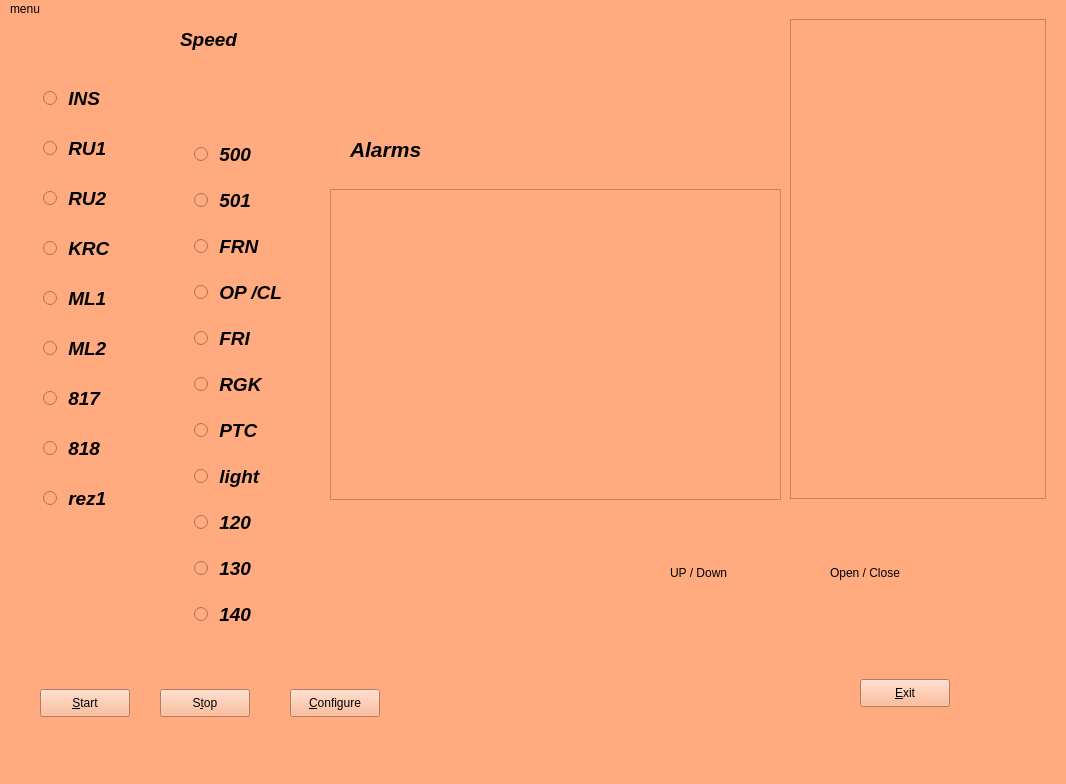
<?xml version="1.0" encoding="UTF-8"?>
<ui version="4.0">
 <class>MainWindow</class>
 <widget class="QMainWindow" name="MainWindow">
  <property name="geometry">
   <rect>
    <x>0</x>
    <y>0</y>
    <width>1066</width>
    <height>784</height>
   </rect>
  </property>
  <property name="windowTitle">
   <string>MainWindow</string>
  </property>
  <property name="autoFillBackground">
   <bool>false</bool>
  </property>
  <property name="styleSheet">
   <string notr="true">background:rgb(255, 170, 127)</string>
  </property>
  <widget class="QWidget" name="centralwidget">
   <widget class="QWidget" name="gridLayoutWidget">
    <property name="geometry">
     <rect>
      <x>-1</x>
      <y>50</y>
      <width>161</width>
      <height>461</height>
     </rect>
    </property>
    <property name="sizePolicy">
     <sizepolicy hsizetype="Fixed" vsizetype="Fixed">
      <horstretch>0</horstretch>
      <verstretch>0</verstretch>
     </sizepolicy>
    </property>
    <property name="font">
     <font>
      <pointsize>14</pointsize>
      <weight>75</weight>
      <italic>true</italic>
      <bold>true</bold>
     </font>
    </property>
    <layout class="QGridLayout" name="gridLayout">
     <item row="8" column="0">
      <widget class="QRadioButton" name="radioButton_krc">
       <property name="sizePolicy">
        <sizepolicy hsizetype="Fixed" vsizetype="Fixed">
         <horstretch>0</horstretch>
         <verstretch>0</verstretch>
        </sizepolicy>
       </property>
       <property name="font">
        <font>
         <pointsize>14</pointsize>
         <weight>75</weight>
         <italic>true</italic>
         <bold>true</bold>
        </font>
       </property>
       <property name="text">
        <string> KRC</string>
       </property>
       <property name="autoExclusive">
        <bool>false</bool>
       </property>
      </widget>
     </item>
     <item row="9" column="0">
      <widget class="QRadioButton" name="radioButton_ml1">
       <property name="sizePolicy">
        <sizepolicy hsizetype="Fixed" vsizetype="Fixed">
         <horstretch>0</horstretch>
         <verstretch>0</verstretch>
        </sizepolicy>
       </property>
       <property name="font">
        <font>
         <pointsize>14</pointsize>
         <weight>75</weight>
         <italic>true</italic>
         <bold>true</bold>
        </font>
       </property>
       <property name="text">
        <string> ML1</string>
       </property>
       <property name="autoExclusive">
        <bool>false</bool>
       </property>
      </widget>
     </item>
     <item row="2" column="0">
      <widget class="QRadioButton" name="radioButton_ins">
       <property name="sizePolicy">
        <sizepolicy hsizetype="Fixed" vsizetype="Fixed">
         <horstretch>0</horstretch>
         <verstretch>0</verstretch>
        </sizepolicy>
       </property>
       <property name="font">
        <font>
         <pointsize>14</pointsize>
         <weight>75</weight>
         <italic>true</italic>
         <bold>true</bold>
        </font>
       </property>
       <property name="text">
        <string> INS</string>
       </property>
       <property name="autoExclusive">
        <bool>false</bool>
       </property>
      </widget>
     </item>
     <item row="11" column="0">
      <widget class="QRadioButton" name="radioButton_817">
       <property name="sizePolicy">
        <sizepolicy hsizetype="Fixed" vsizetype="Fixed">
         <horstretch>0</horstretch>
         <verstretch>0</verstretch>
        </sizepolicy>
       </property>
       <property name="font">
        <font>
         <pointsize>14</pointsize>
         <weight>75</weight>
         <italic>true</italic>
         <bold>true</bold>
        </font>
       </property>
       <property name="text">
        <string> 817</string>
       </property>
       <property name="autoExclusive">
        <bool>false</bool>
       </property>
      </widget>
     </item>
     <item row="5" column="0">
      <widget class="QRadioButton" name="radioButton_ru1">
       <property name="sizePolicy">
        <sizepolicy hsizetype="Fixed" vsizetype="Fixed">
         <horstretch>0</horstretch>
         <verstretch>0</verstretch>
        </sizepolicy>
       </property>
       <property name="font">
        <font>
         <pointsize>14</pointsize>
         <weight>75</weight>
         <italic>true</italic>
         <bold>true</bold>
        </font>
       </property>
       <property name="text">
        <string> RU1</string>
       </property>
       <property name="autoExclusive">
        <bool>false</bool>
       </property>
      </widget>
     </item>
     <item row="10" column="0">
      <widget class="QRadioButton" name="radioButton_ml2">
       <property name="sizePolicy">
        <sizepolicy hsizetype="Fixed" vsizetype="Fixed">
         <horstretch>0</horstretch>
         <verstretch>0</verstretch>
        </sizepolicy>
       </property>
       <property name="font">
        <font>
         <pointsize>14</pointsize>
         <weight>75</weight>
         <italic>true</italic>
         <bold>true</bold>
        </font>
       </property>
       <property name="text">
        <string> ML2</string>
       </property>
       <property name="autoExclusive">
        <bool>false</bool>
       </property>
      </widget>
     </item>
     <item row="12" column="0">
      <widget class="QRadioButton" name="radioButton_818">
       <property name="sizePolicy">
        <sizepolicy hsizetype="Fixed" vsizetype="Fixed">
         <horstretch>0</horstretch>
         <verstretch>0</verstretch>
        </sizepolicy>
       </property>
       <property name="font">
        <font>
         <pointsize>14</pointsize>
         <weight>75</weight>
         <italic>true</italic>
         <bold>true</bold>
        </font>
       </property>
       <property name="text">
        <string> 818</string>
       </property>
       <property name="autoExclusive">
        <bool>false</bool>
       </property>
      </widget>
     </item>
     <item row="6" column="0">
      <widget class="QRadioButton" name="radioButton_ru2">
       <property name="sizePolicy">
        <sizepolicy hsizetype="Fixed" vsizetype="Fixed">
         <horstretch>0</horstretch>
         <verstretch>0</verstretch>
        </sizepolicy>
       </property>
       <property name="font">
        <font>
         <pointsize>14</pointsize>
         <weight>75</weight>
         <italic>true</italic>
         <bold>true</bold>
        </font>
       </property>
       <property name="text">
        <string> RU2</string>
       </property>
       <property name="autoExclusive">
        <bool>false</bool>
       </property>
      </widget>
     </item>
     <item row="13" column="0">
      <widget class="QRadioButton" name="radioButton_rez1">
       <property name="sizePolicy">
        <sizepolicy hsizetype="Fixed" vsizetype="Fixed">
         <horstretch>0</horstretch>
         <verstretch>0</verstretch>
        </sizepolicy>
       </property>
       <property name="font">
        <font>
         <pointsize>14</pointsize>
         <weight>75</weight>
         <italic>true</italic>
         <bold>true</bold>
        </font>
       </property>
       <property name="text">
        <string> rez1</string>
       </property>
       <property name="autoExclusive">
        <bool>false</bool>
       </property>
      </widget>
     </item>
    </layout>
   </widget>
   <widget class="QWidget" name="gridLayoutWidget_2">
    <property name="geometry">
     <rect>
      <x>160</x>
      <y>110</y>
      <width>161</width>
      <height>521</height>
     </rect>
    </property>
    <property name="sizePolicy">
     <sizepolicy hsizetype="Fixed" vsizetype="Fixed">
      <horstretch>0</horstretch>
      <verstretch>0</verstretch>
     </sizepolicy>
    </property>
    <property name="font">
     <font>
      <pointsize>14</pointsize>
      <weight>75</weight>
      <italic>true</italic>
      <bold>true</bold>
     </font>
    </property>
    <layout class="QGridLayout" name="gridLayout_2">
     <item row="11" column="0">
      <widget class="QRadioButton" name="radioButton_ptc">
       <property name="sizePolicy">
        <sizepolicy hsizetype="Fixed" vsizetype="Fixed">
         <horstretch>0</horstretch>
         <verstretch>0</verstretch>
        </sizepolicy>
       </property>
       <property name="font">
        <font>
         <pointsize>14</pointsize>
         <weight>75</weight>
         <italic>true</italic>
         <bold>true</bold>
        </font>
       </property>
       <property name="text">
        <string> PTC</string>
       </property>
       <property name="autoExclusive">
        <bool>false</bool>
       </property>
      </widget>
     </item>
     <item row="13" column="0">
      <widget class="QRadioButton" name="radioButton_120">
       <property name="sizePolicy">
        <sizepolicy hsizetype="Fixed" vsizetype="Fixed">
         <horstretch>0</horstretch>
         <verstretch>0</verstretch>
        </sizepolicy>
       </property>
       <property name="font">
        <font>
         <pointsize>14</pointsize>
         <weight>75</weight>
         <italic>true</italic>
         <bold>true</bold>
        </font>
       </property>
       <property name="text">
        <string> 120</string>
       </property>
       <property name="autoExclusive">
        <bool>false</bool>
       </property>
      </widget>
     </item>
     <item row="8" column="0">
      <widget class="QRadioButton" name="radioButton_opcl">
       <property name="sizePolicy">
        <sizepolicy hsizetype="Fixed" vsizetype="Fixed">
         <horstretch>0</horstretch>
         <verstretch>0</verstretch>
        </sizepolicy>
       </property>
       <property name="font">
        <font>
         <pointsize>14</pointsize>
         <weight>75</weight>
         <italic>true</italic>
         <bold>true</bold>
        </font>
       </property>
       <property name="text">
        <string> OP /CL</string>
       </property>
       <property name="autoExclusive">
        <bool>false</bool>
       </property>
      </widget>
     </item>
     <item row="1" column="0">
      <widget class="QRadioButton" name="radioButton_500">
       <property name="sizePolicy">
        <sizepolicy hsizetype="Fixed" vsizetype="Fixed">
         <horstretch>0</horstretch>
         <verstretch>0</verstretch>
        </sizepolicy>
       </property>
       <property name="font">
        <font>
         <pointsize>14</pointsize>
         <weight>75</weight>
         <italic>true</italic>
         <bold>true</bold>
        </font>
       </property>
       <property name="text">
        <string> 500</string>
       </property>
       <property name="autoExclusive">
        <bool>false</bool>
       </property>
      </widget>
     </item>
     <item row="10" column="0">
      <widget class="QRadioButton" name="radioButton_rgk">
       <property name="sizePolicy">
        <sizepolicy hsizetype="Fixed" vsizetype="Fixed">
         <horstretch>0</horstretch>
         <verstretch>0</verstretch>
        </sizepolicy>
       </property>
       <property name="font">
        <font>
         <pointsize>14</pointsize>
         <weight>75</weight>
         <italic>true</italic>
         <bold>true</bold>
        </font>
       </property>
       <property name="text">
        <string> RGK</string>
       </property>
       <property name="autoExclusive">
        <bool>false</bool>
       </property>
      </widget>
     </item>
     <item row="9" column="0">
      <widget class="QRadioButton" name="radioButton_fri">
       <property name="sizePolicy">
        <sizepolicy hsizetype="Fixed" vsizetype="Fixed">
         <horstretch>0</horstretch>
         <verstretch>0</verstretch>
        </sizepolicy>
       </property>
       <property name="font">
        <font>
         <pointsize>14</pointsize>
         <weight>75</weight>
         <italic>true</italic>
         <bold>true</bold>
        </font>
       </property>
       <property name="text">
        <string> FRI</string>
       </property>
       <property name="autoExclusive">
        <bool>false</bool>
       </property>
      </widget>
     </item>
     <item row="6" column="0">
      <widget class="QRadioButton" name="radioButton_frn">
       <property name="sizePolicy">
        <sizepolicy hsizetype="Fixed" vsizetype="Fixed">
         <horstretch>0</horstretch>
         <verstretch>0</verstretch>
        </sizepolicy>
       </property>
       <property name="font">
        <font>
         <pointsize>14</pointsize>
         <weight>75</weight>
         <italic>true</italic>
         <bold>true</bold>
        </font>
       </property>
       <property name="text">
        <string> FRN</string>
       </property>
       <property name="autoExclusive">
        <bool>false</bool>
       </property>
      </widget>
     </item>
     <item row="3" column="0">
      <widget class="QRadioButton" name="radioButton_501">
       <property name="sizePolicy">
        <sizepolicy hsizetype="Fixed" vsizetype="Fixed">
         <horstretch>0</horstretch>
         <verstretch>0</verstretch>
        </sizepolicy>
       </property>
       <property name="font">
        <font>
         <pointsize>14</pointsize>
         <weight>75</weight>
         <italic>true</italic>
         <bold>true</bold>
        </font>
       </property>
       <property name="text">
        <string> 501</string>
       </property>
       <property name="autoExclusive">
        <bool>false</bool>
       </property>
      </widget>
     </item>
     <item row="15" column="0">
      <widget class="QRadioButton" name="radioButton_140">
       <property name="sizePolicy">
        <sizepolicy hsizetype="Fixed" vsizetype="Fixed">
         <horstretch>0</horstretch>
         <verstretch>0</verstretch>
        </sizepolicy>
       </property>
       <property name="font">
        <font>
         <pointsize>14</pointsize>
         <weight>75</weight>
         <italic>true</italic>
         <bold>true</bold>
        </font>
       </property>
       <property name="text">
        <string> 140</string>
       </property>
       <property name="autoExclusive">
        <bool>false</bool>
       </property>
      </widget>
     </item>
     <item row="14" column="0">
      <widget class="QRadioButton" name="radioButton_130">
       <property name="sizePolicy">
        <sizepolicy hsizetype="Fixed" vsizetype="Fixed">
         <horstretch>0</horstretch>
         <verstretch>0</verstretch>
        </sizepolicy>
       </property>
       <property name="font">
        <font>
         <pointsize>14</pointsize>
         <weight>75</weight>
         <italic>true</italic>
         <bold>true</bold>
        </font>
       </property>
       <property name="text">
        <string> 130</string>
       </property>
       <property name="autoExclusive">
        <bool>false</bool>
       </property>
      </widget>
     </item>
     <item row="12" column="0">
      <widget class="QRadioButton" name="radioButton_light">
       <property name="sizePolicy">
        <sizepolicy hsizetype="Fixed" vsizetype="Fixed">
         <horstretch>0</horstretch>
         <verstretch>0</verstretch>
        </sizepolicy>
       </property>
       <property name="font">
        <font>
         <pointsize>14</pointsize>
         <weight>75</weight>
         <italic>true</italic>
         <bold>true</bold>
        </font>
       </property>
       <property name="text">
        <string> light</string>
       </property>
       <property name="autoExclusive">
        <bool>false</bool>
       </property>
      </widget>
     </item>
    </layout>
   </widget>
   <widget class="QLabel" name="label_speed">
    <property name="geometry">
     <rect>
      <x>180</x>
      <y>-10</y>
      <width>461</width>
      <height>61</height>
     </rect>
    </property>
    <property name="sizePolicy">
     <sizepolicy hsizetype="Fixed" vsizetype="Fixed">
      <horstretch>0</horstretch>
      <verstretch>0</verstretch>
     </sizepolicy>
    </property>
    <property name="font">
     <font>
      <pointsize>14</pointsize>
      <weight>75</weight>
      <italic>true</italic>
      <bold>true</bold>
     </font>
    </property>
    <property name="text">
     <string>Speed</string>
    </property>
   </widget>
   <widget class="QLabel" name="label_alkarm">
    <property name="geometry">
     <rect>
      <x>350</x>
      <y>100</y>
      <width>131</width>
      <height>61</height>
     </rect>
    </property>
    <property name="font">
     <font>
      <pointsize>16</pointsize>
      <weight>75</weight>
      <italic>true</italic>
      <bold>true</bold>
     </font>
    </property>
    <property name="text">
     <string>Alarms</string>
    </property>
   </widget>
   <widget class="QListView" name="listView_alarms">
    <property name="geometry">
     <rect>
      <x>330</x>
      <y>170</y>
      <width>451</width>
      <height>311</height>
     </rect>
    </property>
    <property name="sizePolicy">
     <sizepolicy hsizetype="Expanding" vsizetype="Expanding">
      <horstretch>0</horstretch>
      <verstretch>0</verstretch>
     </sizepolicy>
    </property>
    <property name="font">
     <font>
      <pointsize>14</pointsize>
      <weight>75</weight>
      <italic>true</italic>
      <bold>true</bold>
     </font>
    </property>
    <property name="styleSheet">
     <string notr="true">background:rgb(255, 170, 127)</string>
    </property>
    <property name="movement">
     <enum>QListView::Free</enum>
    </property>
    <property name="resizeMode">
     <enum>QListView::Fixed</enum>
    </property>
    <property name="modelColumn">
     <number>0</number>
    </property>
    <property name="uniformItemSizes">
     <bool>true</bool>
    </property>
    <property name="itemAlignment">
     <set>Qt::AlignLeading</set>
    </property>
   </widget>
   <widget class="QFrame" name="frame_for_mov">
    <property name="geometry">
     <rect>
      <x>790</x>
      <y>0</y>
      <width>256</width>
      <height>480</height>
     </rect>
    </property>
    <property name="styleSheet">
     <string notr="true">background:rgb(255, 170, 127)</string>
    </property>
    <property name="frameShape">
     <enum>QFrame::StyledPanel</enum>
    </property>
    <property name="frameShadow">
     <enum>QFrame::Raised</enum>
    </property>
    <widget class="QLabel" name="label_move">
     <property name="geometry">
      <rect>
       <x>100</x>
       <y>208</y>
       <width>64</width>
       <height>64</height>
      </rect>
     </property>
     <property name="text">
      <string/>
     </property>
     <property name="pixmap">
      <pixmap>../PycharmProjects/py_rasp_test_stend/lift_cab_64.png</pixmap>
     </property>
    </widget>
   </widget>
   <widget class="QLabel" name="label_updw">
    <property name="geometry">
     <rect>
      <x>670</x>
      <y>490</y>
      <width>128</width>
      <height>128</height>
     </rect>
    </property>
    <property name="text">
     <string>UP / Down</string>
    </property>
   </widget>
   <widget class="QLabel" name="label_opcl">
    <property name="geometry">
     <rect>
      <x>830</x>
      <y>490</y>
      <width>128</width>
      <height>128</height>
     </rect>
    </property>
    <property name="text">
     <string>Open / Close</string>
    </property>
   </widget>
   <widget class="QPushButton" name="pushButton_start">
    <property name="geometry">
     <rect>
      <x>40</x>
      <y>670</y>
      <width>90</width>
      <height>28</height>
     </rect>
    </property>
    <property name="text">
     <string>&amp;Start</string>
    </property>
    <property name="checkable">
     <bool>true</bool>
    </property>
   </widget>
   <widget class="QPushButton" name="pushButton_stop">
    <property name="geometry">
     <rect>
      <x>160</x>
      <y>670</y>
      <width>90</width>
      <height>28</height>
     </rect>
    </property>
    <property name="text">
     <string>S&amp;top</string>
    </property>
    <property name="checkable">
     <bool>true</bool>
    </property>
   </widget>
   <widget class="QPushButton" name="pushButton_exit">
    <property name="geometry">
     <rect>
      <x>860</x>
      <y>660</y>
      <width>90</width>
      <height>28</height>
     </rect>
    </property>
    <property name="text">
     <string>&amp;Exit</string>
    </property>
   </widget>
   <widget class="QPushButton" name="pushButton_conf">
    <property name="geometry">
     <rect>
      <x>290</x>
      <y>670</y>
      <width>90</width>
      <height>28</height>
     </rect>
    </property>
    <property name="text">
     <string>&amp;Configure</string>
    </property>
   </widget>
   <widget class="QLabel" name="label_speed_2">
    <property name="geometry">
     <rect>
      <x>180</x>
      <y>40</y>
      <width>461</width>
      <height>61</height>
     </rect>
    </property>
    <property name="sizePolicy">
     <sizepolicy hsizetype="Fixed" vsizetype="Fixed">
      <horstretch>0</horstretch>
      <verstretch>0</verstretch>
     </sizepolicy>
    </property>
    <property name="font">
     <font>
      <pointsize>14</pointsize>
      <weight>75</weight>
      <italic>true</italic>
      <bold>true</bold>
     </font>
    </property>
    <property name="text">
     <string/>
    </property>
   </widget>
  </widget>
  <widget class="QMenuBar" name="menubar">
   <property name="geometry">
    <rect>
     <x>0</x>
     <y>0</y>
     <width>1066</width>
     <height>22</height>
    </rect>
   </property>
   <widget class="QMenu" name="menumenu">
    <property name="title">
     <string>menu</string>
    </property>
    <addaction name="action_Help"/>
    <addaction name="actionconfig"/>
    <addaction name="actionStart"/>
    <addaction name="actionStop"/>
    <addaction name="actionexit"/>
   </widget>
   <addaction name="menumenu"/>
  </widget>
  <widget class="QStatusBar" name="statusbar"/>
  <action name="actionconfig">
   <property name="text">
    <string>&amp;Config</string>
   </property>
  </action>
  <action name="actionexit">
   <property name="text">
    <string>&amp;Exit</string>
   </property>
  </action>
  <action name="actionStart">
   <property name="text">
    <string>&amp;Start</string>
   </property>
  </action>
  <action name="actionStop">
   <property name="text">
    <string>S&amp;top</string>
   </property>
  </action>
  <action name="action_Help">
   <property name="text">
    <string>&amp;Help</string>
   </property>
  </action>
 </widget>
 <resources/>
 <connections>
  <connection>
   <sender>pushButton_exit</sender>
   <signal>clicked()</signal>
   <receiver>MainWindow</receiver>
   <slot>close()</slot>
   <hints>
    <hint type="sourcelabel">
     <x>924</x>
     <y>665</y>
    </hint>
    <hint type="destinationlabel">
     <x>505</x>
     <y>359</y>
    </hint>
   </hints>
  </connection>
 </connections>
</ui>
